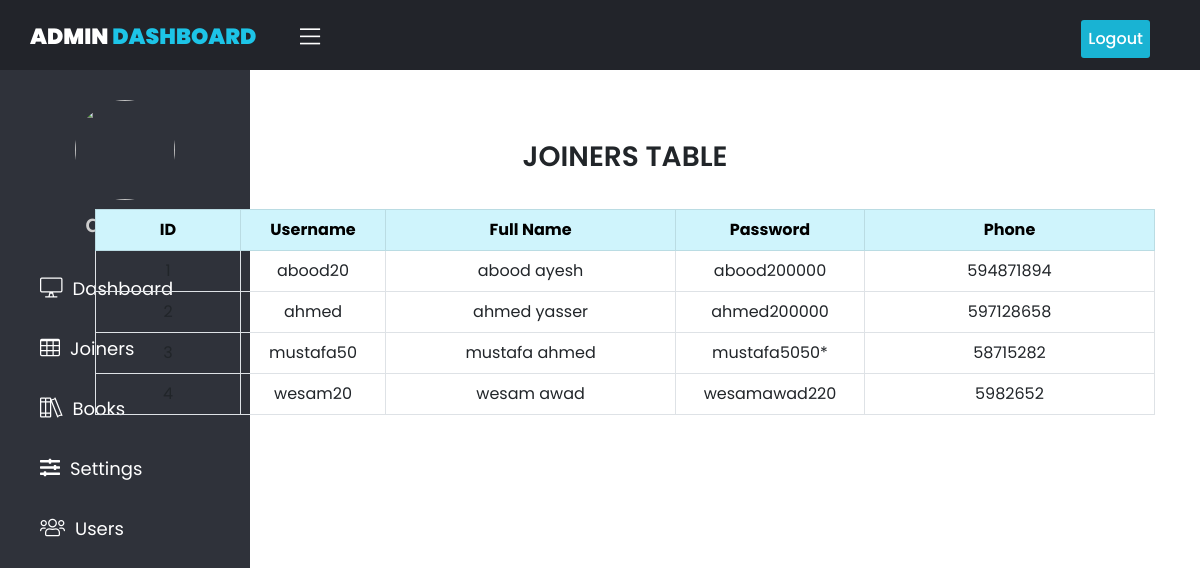
The app's page /admin/joiners.php (signed in) with its own data.
### tables this page shows
CREATE TABLE `users` (
  `id` int(11) NOT NULL,
  `username` varchar(255) NOT NULL,
  `full_name` varchar(255) NOT NULL,
  `password` varchar(255) NOT NULL,
  `phone` int(11) NOT NULL
);

### admin/joiners.php (the view, shortened to what this page needs)
<?php
    include 'index.php';
?>
<!DOCTYPE html>
<html lang="en">
<head>
    <link rel="stylesheet" href="../css/bootstrap.css">
</head>
<body>
    <div class="container">
        <h3 class="text-center" style="margin-top: 100px; font-weight: 600">JOINERS TABLE</h3>
        <form action="" method="post">
            <div class="table-responsive-xl table-hover">
                <table class="table table-hover table-bordered text-center">
                    <tr class="table-info">
                        <th width="10%">ID</th>
                        <th width="10%">Username</th>
                        <th width="20%">Full Name</th>
                        <th width="10%">Password</th>
                        <th width="20%">Phone</th>
                    </tr>
                    <?php
                        $query = "SELECT * FROM `users` ORDER BY id";
                        $result = mysqli_query($conn, $query);
                        if(mysqli_num_rows($result) > 0)
                        {
                            while($row = mysqli_fetch_array($result))
                            {
                    ?>
                    <tr>
                        <td><?php echo $row["id"]; ?></td>
                        <td><?php echo $row["username"]; ?></td>
                        <td><?php echo $row["full_name"]; ?></td>
                        <td><?php echo $row["password"]; ?></td>
                        <td><?php echo $row["phone"]; ?></td>
                    </tr>
                    <?php
                        } }
                    ?>
            </div>
        </form>
    </div>
</body>
</html>

### css/admin.css (style rules this page uses)
* { padding: 0; margin: 0; box-sizing: border-box; font-family: 'Poppins' , sans-serif; }

### admin/index.php (style rules this page uses)
.container { padding: 30px; }

### admin/joiners.php (style rules this page uses)
.container { padding: 40px; margin-right: 5px; width: 100%; }
table { position: relative; justify-content: center; align-items: center; margin: 35px 0px; }

### records on screen
users: id "1", username "abood20", full_name "abood ayesh", password "abood200000", phone "594871894"
users: username "ahmed", full_name "ahmed yasser", password "ahmed200000", phone "597128658"
users: username "mustafa50", full_name "mustafa ahmed", password "mustafa5050*", phone "58715282"
users: username "wesam20", full_name "wesam awad", password "wesamawad220", phone "5982652"
